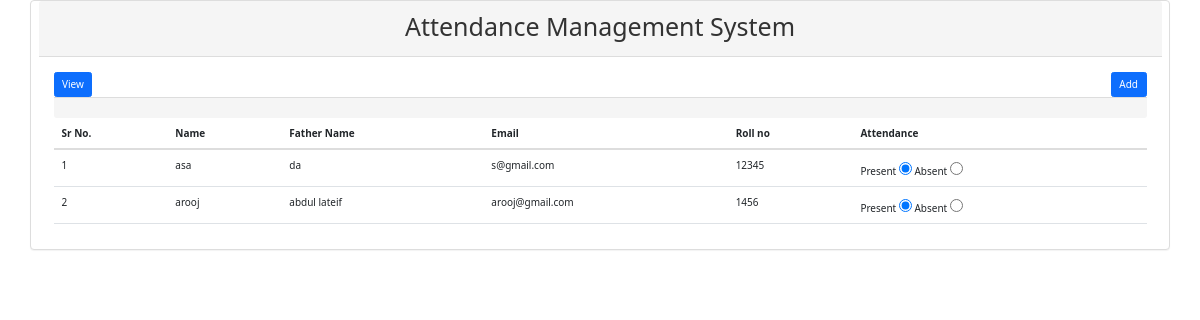
Screenshot of /viewp1.php?date=06-02-22 with the database file from the repository.
### tables this page shows
CREATE TABLE `attendance1` (
  `at_id` int(11) NOT NULL,
  `value` varchar(50) NOT NULL,
  `reg_id` int(11) NOT NULL,
  `date` varchar(30) NOT NULL DEFAULT current_timestamp()
);

CREATE TABLE `stud1` (
  `reg_id` int(11) NOT NULL,
  `name` varchar(50) NOT NULL,
  `fname` varchar(50) NOT NULL,
  `email` varchar(100) NOT NULL,
  `roll` varchar(10) NOT NULL
);

### viewp1.php (the view, shortened to what this page needs)
<?php include_once('connection.php'); ?>
<!DOCTYPE html>
<html lang="en">
<head>
 <link href="https://cdn.jsdelivr.net/npm/bootstrap@5.1.3/dist/css/bootstrap.min.css" rel="stylesheet">
<link rel="stylesheet" href="bootstrap/bootstrap.min.css">
  <link rel="stylesheet" href="https://maxcdn.bootstrapcdn.com/bootstrap/3.4.1/css/bootstrap.min.css">
 <link href="https://cdn.jsdelivr.net/npm/bootstrap@5.1.3/dist/css/bootstrap.min.css" rel="stylesheet">
</head>
<body>
 <div class="panel panel-default container">
  <div class="panel-heading">
    <h1 style="text-align : center">Attendance Management System</h1>
  </div>
  <div class="panel-body">
   <a href="#" class="btn btn-primary">View</a>
   <a href="add.php" class="btn btn-primary pull-right" style="float:right">Add</a>
  <form method="post">
     <div class="table-responsive">
  <table class="table">
   <thead>
   <tr>
    <th>Sr No.</th>
    <th>Name</th>
    <th>Father Name</th>
    <th>Email</th>
    <th>Roll no</th>
    <th>Attendance</th>
   </tr>
   </thead>
     <?php
     if($_GET['date']){
      $date = $_GET['date'];
      $query = "select stud1.*,attendance1.* from attendance1
      inner join stud1 on attendance1.reg_id=stud1.reg_id and attendance1.date = '$date'";
      $result = $link->query($query);
      if($result->num_rows>0){
       $i=0;
       while($val=$result->fetch_assoc()){
         $i++;
     ?>
   <tr>
    <td><?php echo $i; ?></td>
    <td><?php echo $val['name']; ?></td>
     <td><?php echo $val['fname']; ?></td>
      <td><?php echo $val['email']; ?></td>
      <td><?php echo $val['roll']; ?></td>
      <td>
       Present <input type="radio" value="Present"
       <?php
         if($val['value']=='Present')
         echo 'checked';
       ?>
       >
       Absent <input type="radio" value="Absent"
       <?php
         if($val['value']=='Absent')
         echo 'checked';
       ?>
       >
      </td>
   </tr>
      <?php }}} ?>
       </div>
  </div>
  <div class="panel-footer">
  </div>
 </div>
</body>
</html>

### rows the page displays
attendance1: stud1.name "asa", stud1.fname "da", stud1.email "s@gmail.com", stud1.roll "12345", value "☑"
attendance1: stud1.name "arooj", stud1.fname "abdul lateif", stud1.email "arooj@gmail.com", stud1.roll "1456", value "☑"
